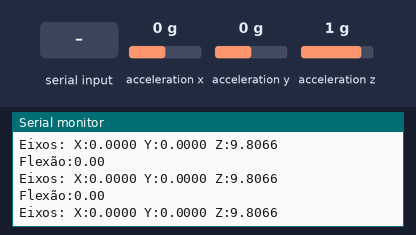
This sketch was run on a simulated Arduino Uno, built with avr-gcc and run on an emulated ATmega328P. Parts: the last lines printed to the serial monitor. The inputs (shaded band) are chosen by the test bench; at power-on: acceleration x 0 g, acceleration y 0 g, acceleration z 1 g.

Above: at 1.3 s.
1.4 s: "L:\n" received over Serial
3.0 s: "c\n" received over Serial
At 3.9 s:
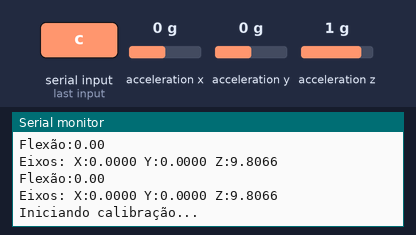
5.5 s: acceleration x set to -1.4 g
At 5.71 s:
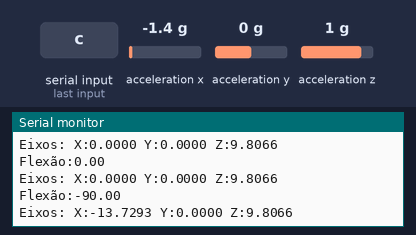
7.0 s: acceleration y set to -1.4 g
At 7.13 s:
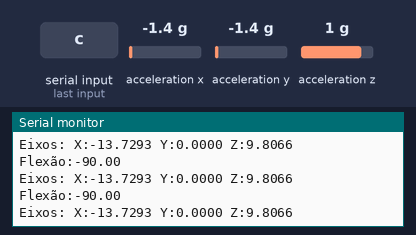
8.5 s: "L:90\n" received over Serial
11.5 s: acceleration z set to -1.4 g
At 11.64 s:
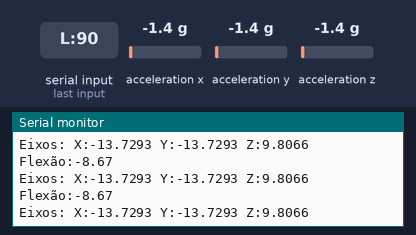
Timing chart, 0 to 14.0 s (numbered marks = the images above; inputs shaded):
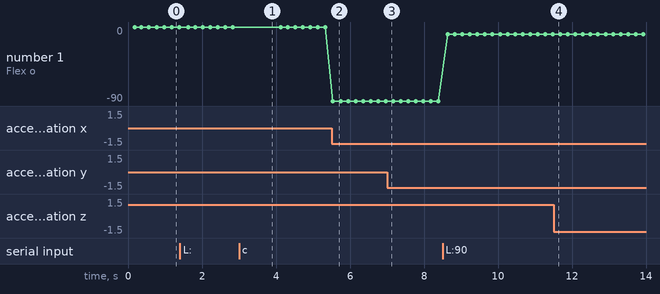

The sketch:

FlexionTorque.ino
```cpp
#include <Wire.h>
#include <Adafruit_Sensor.h>
#include <Adafruit_ADXL345_U.h>

// Inicializa o sensor ADXL345
Adafruit_ADXL345_Unified accel = Adafruit_ADXL345_Unified(12345);

// Variáveis globais
float referenceX = 0.0;  // Valor inicial do eixo X (calibração)
float tubeLength = 1.0;  // Comprimento do tubo (L), padrão = 1.0
const int numSamples = 50; // Número de amostras para o filtro

void setup() {
  Serial.begin(9600);
  Serial.println("Sistema de Medição de Flexão Horizontal Iniciado...");

  // Inicializa o sensor ADXL345
  if (!accel.begin()) {
    Serial.println("Erro: Sensor ADXL345 não encontrado.");
    while (1);
  }

  // Configura o sensor em modo de alta resolução
  accel.setRange(ADXL345_RANGE_16_G);
  Serial.println("Sensor ADXL345 inicializado com sucesso!");

  Serial.println("Para definir o comprimento do tubo, envie 'L:<valor>' pela porta serial.");
}

void loop() {
  // Verifica se um comando foi enviado pela porta serial
  if (Serial.available() > 0) {
    String command = Serial.readStringUntil('\n'); // Lê o comando enviado
    command.trim(); // Remove espaços em branco extras

    // Verifica se o comando é para definir o comprimento do tubo
    if (command.startsWith("L:")) {
      tubeLength = command.substring(2).toFloat();
      Serial.print("Comprimento do tubo atualizado: ");
      Serial.print(tubeLength, 2);
      Serial.println(" metros");
    }
    else if (command == "c") {
      calibrate();
    }
  }

  // Lê os dados do sensor
  sensors_event_t event;
  accel.getEvent(&event);

  // Calcula a flexão atual
  float deltaX = event.acceleration.x - referenceX;
  float flexionAngle = atan2(deltaX, tubeLength) * 180.0 / PI;

  // Corrige pequenas variações próximas de zero
  if (abs(flexionAngle) < 0.1) {
    flexionAngle = 0.0;
  }

  // Envia os valores de flexão
  Serial.print("Flexão:");
  Serial.println(flexionAngle, 2);

  // Envia os valores dos eixos X, Y, Z
  Serial.print("Eixos: X:");
  Serial.print(event.acceleration.x, 4);
  Serial.print(" Y:");
  Serial.print(event.acceleration.y, 4);
  Serial.print(" Z:");
  Serial.println(event.acceleration.z, 4);

  delay(200); // Frequência de leitura: 5 Hz
}

// Função para calibrar o sensor
void calibrate() {
  Serial.println("Iniciando calibração...");

  float sumX = 0.0;

  // Realiza múltiplas leituras para calcular a média
  for (int i = 0; i < numSamples; i++) {
    sensors_event_t event;
    accel.getEvent(&event);
    sumX += event.acceleration.x;
    delay(20); // Pequeno intervalo entre leituras
  }

  // Define o valor médio como referência
  referenceX = sumX / numSamples;

  // Envia o valor de referência com o prefixo "REF:"
  Serial.print("REF:");
  Serial.println(referenceX, 4);

  Serial.println("Calibração concluída!");
}
```

Measured:
- after the input at 3.0 s, the serial monitor: prints a new line at once (image 1)
- after the input at 5.5 s, the serial monitor: prints a new line at once (image 2)
- plotted number 1: 0 → -90 after the input at 5.5 s, -90 → -8.67 after the input at 8.5 s
